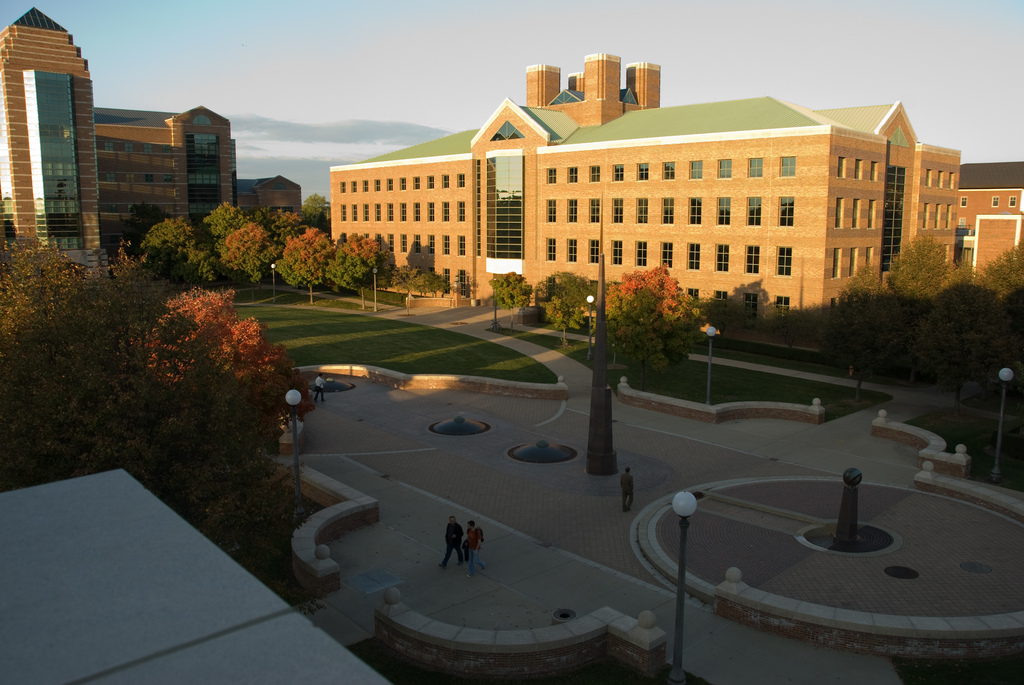
%> input picture MachineProblems/4 Robust_estimation_and_geometric_vision/Part3/Bonus/data/CSL.jpg, 1024 x 685 px
$ octave main.m   (GNU Octave 9; MATLAB toolbox functions it lacks are replaced by stand-ins)
%> lines starting %> are read from the running program, lines starting %| are printed output that depends on the picture
### Scale-space_blob_detection/BlobDetection.m
function BlobDetection(image, Sigma, ScaleStep, threshold, method, implementation, time)

%% HYPER PARAMETERS

    color = 'red';      % color of circles
    k=2^(0.5);              % Scaling Parameter
    batch = 7;              % Number of Neighbors
    showlevel = 1;          % Display plot for different levels


%% SPACE SCALE CREATION

    [h,w,channel]=size(image);

    % Original filter response
    Original_SS = zeros(h,w,ScaleStep);

    % Batch Maximum preprocessing (ordfilt2)
	NonMaxSup_SS = zeros(h,w,ScaleStep);

    %Filter responses after non-maximum suppression
	Best_SS = zeros(h,w,ScaleStep);

%% IMAGE FORMATING

    image = format_image(image,channel);
	if time
		tic
    end

%% BLOB ALGORITHM
    switch method
        case 'Up'
            for i=1:ScaleStep
                [NonMaxSup_SS(:,:,i),Original_SS(:,:,i)] = batch_max_preprocess(image,Sigma*k^(i-1),batch, implementation);

                if (~time)
                    visualization(NonMaxSup_SS(:,:,i),i,Sigma*k^(i-1))
                end
            end


        case 'Down'
            color = 'magenta';
            for i=1:ScaleStep

                [NonMaxSup_SS(:,:,i),Original_SS(:,:,i)] = image_py_preprocess(image,Sigma,batch,i,k, implementation);

                if (~time)
                    visualization(NonMaxSup_SS(:,:,i),i,Sigma)
                end

            end
        otherwise
            if (implementation == 1)
                return;
            end
            fprintf('Error, Incorrect method! Terminating!\n')
            exit;
    end

    if (implementation == 0)
        % Brute Force
        % Applying Non Max Best fit
        for i=1:h
            for j=1:w
                [value,indx]=max(NonMaxSup_SS(i,j,:));
                Best_SS(i,j,indx)=value;
            end
        end
        Best_SS = Best_SS .* (Best_SS == Original_SS);

    else

% [11 lines of commented-out code are left out]

    end

    % Get Circles From Best Fit
    [X,Y,R] = get_circles(Best_SS, threshold, Sigma, k);

    if time
        toc
    end

%% DISPLAY RESULTS

	imshow(image);
	truesize;

    if showlevel == 1

        color = {'red','magenta','cyan','green','blue','yellow'};
        val = {1,1.2,1.4,1.6,1.8,2};
        indx = discretize(R,6);
        for i=1:size(indx,1)
            line(X(i,:), Y(i,:), 'Color', color{indx(i)}, 'LineWidth', 1.5*val{indx(i)});
            hold on;
        end

    else

        line(X', Y', 'Color', color, 'LineWidth', 1.5);
    end

	title(sprintf('Blobs: %d , threshold: %0.3f , sigma: %0.1f , scale-space size: %d',size(X,1), threshold, Sigma, ScaleStep));
	fprintf('%d Blobs printed per ScaleStep', size(X,1));
end

### Scale-space_blob_detection/format_image.m
%% FUNCTION TO PERFORM BASIC FORMATING TO INPUT IMAGE
function [image] = format_image(image,channel)
% Grey Scale conversion
if channel==3
    image=rgb2gray(image);
end

% Normalization
image=double(image);
image=image/255;

### MachineProblems/Scale_Space_blob_detection/image_py_preprocess.m
%% FUNCTION TO PERFORM SCALING BY DOWN SAMPLING
function [mx, Filtered_img] = image_py_preprocess(image,sigma,batch,i,k, imp)

% Create Filter
if imp == 0
    filter  = createFilter(sigma, 'log');
else
    filter  = createFilter(sigma, 'gauss');
end

% Reduced image
image_temp = imresize(image, 1/k^(i-1), 'cubic');
temp = abs(imfilter(image_temp, filter{1},'same', 'replicate'));

% Filtered Image
Filtered_img = imresize(temp, size(image), 'cubic');

% Nonmax Image
mx = ordfilt2(Filtered_img,batch*batch,ones(batch));

### Scale-space_blob_detection/get_circles.m
%% FUNCTION TO RETURN STACK OF ALL CIRCLE PIXELS
function [X, Y, R] = get_circles(Best_SS, threshold, Sigma, k)
% Initialize pixels
X = [];
Y = [];
R = [];

% For each stride in the
for i=1:size(Best_SS,3)

    % Caluclate radius
    radius=2^0.5*Sigma*k^(i-1);

    % Threshold servival
    [indx1,indx2] = find(Best_SS(:,:,i)>=threshold);

    % Finding circle pixels
    if i==1
        [a,b,rad]=get_circle_pixel(indx2, indx1, radius);
        X=a;
        Y=b;
        R=rad;

    else
        [a,b,rad]=get_circle_pixel(indx2, indx1, radius);
        X = [X; a];
        Y = [Y; b];
        R = [R; rad];

    end

end

### Scale-space_blob_detection/get_circle_pixel.m
function [X,Y,R] = get_circle_pixel(cx, cy, rad)
%% DECOMPOSED THE FUNCTION - show_all_circles.m
% cx, cy: column vectors with x and y coordinates of circle centers
% rad: column vector with radii of circles.
% The sizes of cx, cy, and rad must all be the same

theta = 0:0.1:(2*pi+0.1);
cx1 = cx(:,ones(size(theta)));
cy1 = cy(:,ones(size(theta)));
rad1 = rad(:,ones(size(theta)));
theta = theta(ones(size(cx1,1),1),:);
X = cx1+cos(theta).*rad1;
Y = cy1+sin(theta).*rad1;
R = rad*ones(size(cx,1),1);

### Scale-space_blob_detection/createFilter.m
%% FUNCTION TO RETURN THE FILTER FOR GIVEN SIGMA
function [filter] = createFilter(sigma, type)

    % Currently supporting LoG Filter
    switch type

        case 'log'
            logScale = sigma;
            filterBank = cell(numel(logScale),1);
            idx = 0;

            for scale = logScale
                idx = idx + 1;
                filter{idx} = scale^2*fspecial('log', 2*ceil(scale*2.5)+1, scale);
            end

        case 'gauss'

            logScale = sigma;
            filterBank = cell(numel(logScale),1);
            idx = 0;

            for scale = logScale
                idx = idx + 1;
                filter{idx} = scale*fspecial('gaussian', 2*ceil(scale*2.5)+1, scale);
            end
    end

end

### MachineProblems/4 Robust_estimation_and_geometric_vision/Part3/Bonus/main.m
% Spring 2018 CS 543 Assignment 3
% Part 3
%% NAMAN SHUKLA

clear all;
clc;

%% PARAMETERS
root_path = 'data/';
image_name = 'CSL.jpg';
estimate = false;
display = true;
CSL   = [599,313,1,599,49,1];
Spike = [602,474,1,602,251,1];
Lamp  = [711,408,1,711,325,1];

%% IMAGE AND DATA INPUT
full_path = sprintf('%s%s', root_path, image_name);
image = imread(full_path);
%> image is the input picture: size 685x1024x3 uint8; mean R, G, B 101.3, 94.2, 78.9


%% Hyper parameters (if any)
Sigma = 2;                                      % User defined
ScaleStep = 12;                                 % User defined
threshold = 0.2;                              % Typically 0.00001 - 0.1
method = 'Down';                               % vals: 'Up', 'Down'
time = true;                                   % vals: true, false
implementation = 0;                            % vals: BruteForce=0, DoG=1 [NOT SUPPORT]

BlobDetection(image, Sigma, ScaleStep, threshold, method, implementation, time)
%> in format_image, `image=rgb2gray(image);`:
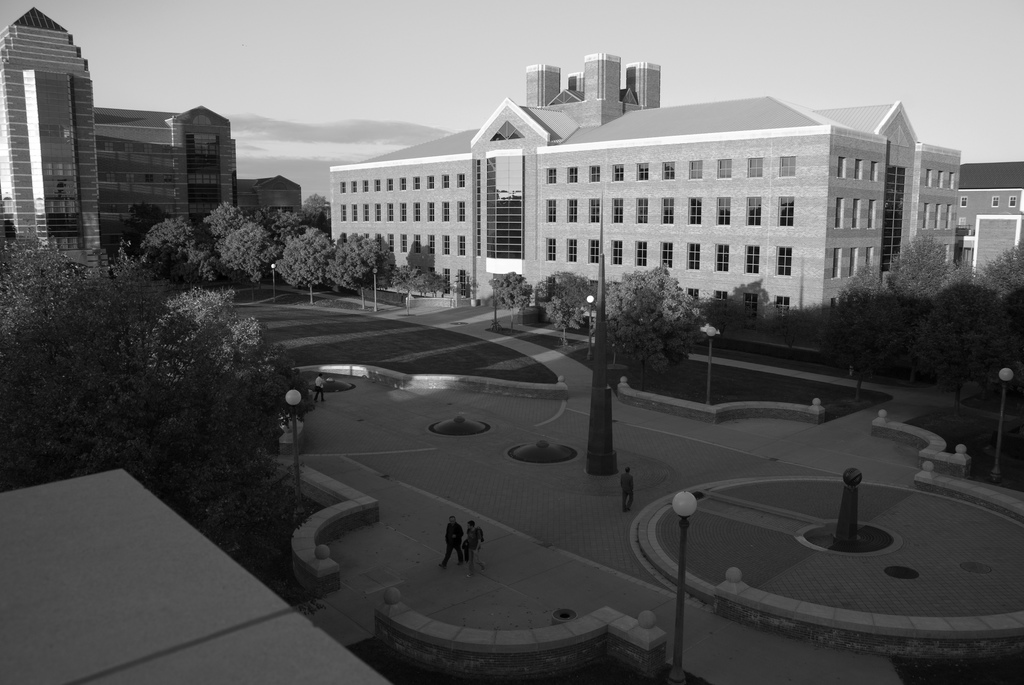
%> image: size 685x1024 uint8; min 0, max 255, mean 94.6
%> the loop in BlobDetection, `for i=1:ScaleStep` made 12 passes
%> pass 1, in image_py_preprocess, `mx = ordfilt2(Filtered_img,batch*batch,ones(batch));`:
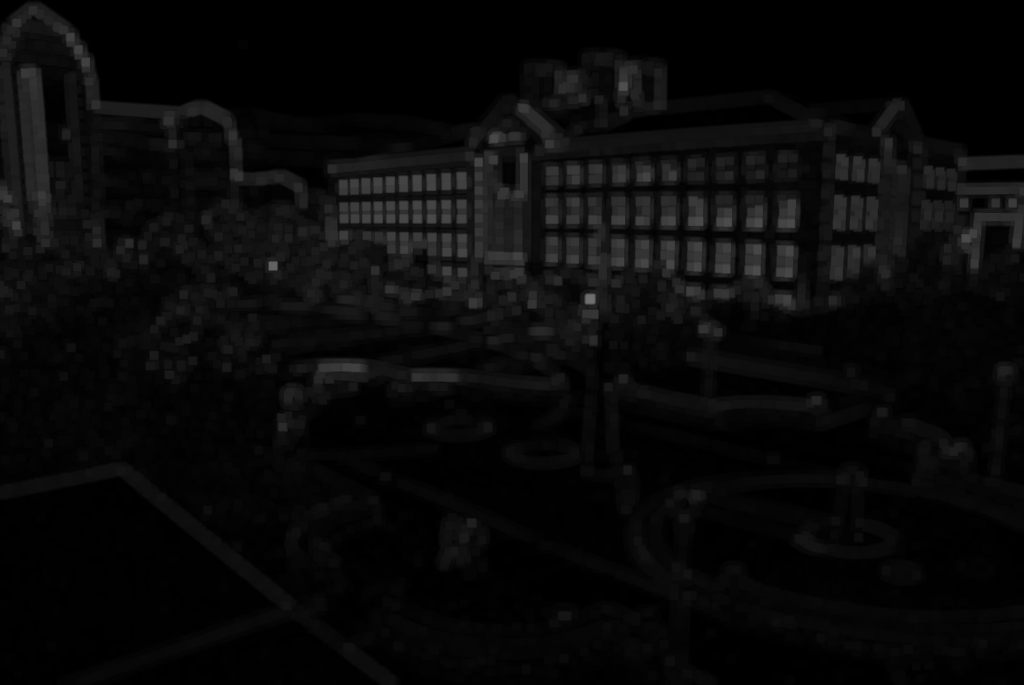
%> mx: size 685x1024 double; min 0.000364, max 0.438, mean 0.0379
%> the loop in get_circles, `for i=1:size(Best_SS,3)` made 12 passes
%> (radius, indx1, indx2, rad) on passes 6 to 9: (16, [244; 176; 175], [509; 979; 1024], [16; 16; 16]), (22.63, [157; 234], [253; 507], [22.63; 22.63]), (32, [141; 94], [206; 629], [32; 32]), (45.25, 154, 199, 45.25)
%> radius on passes 1, 2, 3, 4, 5, 10: 2.83, 4, 5.66, 8, 11.31, 64
%> pass 1, in get_circle_pixel, `cx1 = cx(:,ones(size(theta)));`:
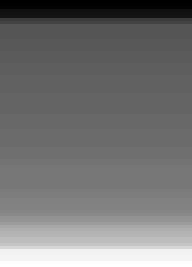
%> cx1: size 89x64 double (shown 3 times larger); min 4, max 1017, mean 468.2; drawn with min black and max white
%> pass 1, in get_circle_pixel, `cy1 = cy(:,ones(size(theta)));`:
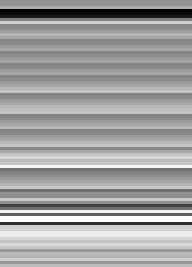
%> cy1: size 89x64 double (shown 3 times larger); min 38, max 315, mean 212.7; drawn with min black and max white
%> pass 1, in get_circle_pixel, `theta = theta(ones(size(cx1,1),1),:);`:
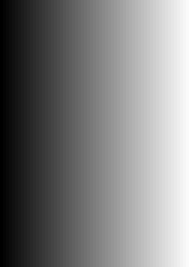
%> theta: size 89x64 double (shown 3 times larger); min 0, max 6.3, mean 3.15; drawn with min black and max white
%> after the loop in get_circles, `for i=1:size(Best_SS,3)`:
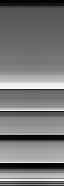
%> X: size 186x64 double; min 0.00692, max 1040, mean 489.3; drawn with min black and max white
%> after the loop in get_circles, `for i=1:size(Best_SS,3)`:
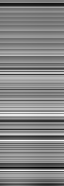
%> Y: size 186x64 double; min 7.69, max 405, mean 214.6; drawn with min black and max white
%> after the loop in get_circles, `for i=1:size(Best_SS,3)`: R = 186 values from 2.83 to 45.25
%> the loop in BlobDetection, `for i=1:size(indx,1)` made 7 passes
%> the run ends on the next line

$ run again, with MachineProblems/4 Robust_estimation_and_geometric_vision/Part3/Bonus/data/2.jpg copied over MachineProblems/4 Robust_estimation_and_geometric_vision/Part3/Bonus/data/CSL.jpg
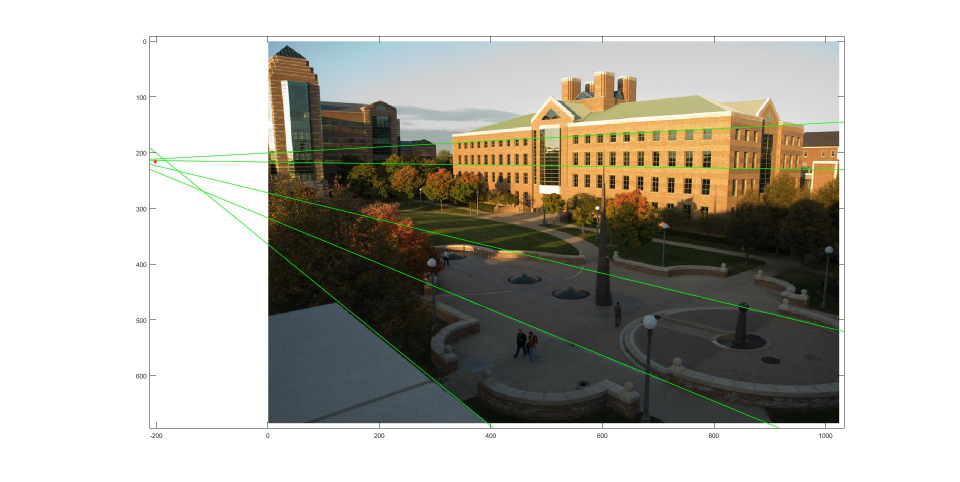
%> input picture MachineProblems/4 Robust_estimation_and_geometric_vision/Part3/Bonus/data/2.jpg, 1920 x 963 px (shown at 1/2 size)
%> image is the input picture: size 963x1920x3 uint8; mean R, G, B 181.2, 179.1, 170.9
%> the loop in get_circles, `for i=1:size(Best_SS,3)` made 12 passes
%> (indx1, indx2, rad) on passes 10 to 11: ([529; 576; 143; 795; 894; 894; 805; 449; 557; 515], [490; 582; 586; 586; 1095; 1540; 1630; 1633; 1636; 1727], [64; 64; 64; 64; 64; 64; 64; 64; 64; 64]), ([518; 546; 784; 790; 473; 786; 658; 547], [469; 601; 605; 995; 1610; 1610; 1746; 1747], [90.51; 90.51; 90.51; 90.51; 90.51; 90.51; 90.51; 90.51])
%> pass 1, in get_circle_pixel, `cy1 = cy(:,ones(size(theta)));`:
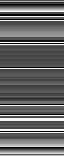
%> cy1: size 156x64 double; min 74, max 875, mean 394.6; drawn with min black and max white
%> after the loop in get_circles, `for i=1:size(Best_SS,3)`:
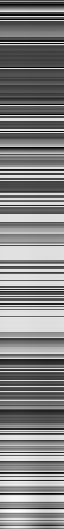
%> Y: size 529x64 double; min 71.17, max 958, mean 522.7; drawn with min black and max white
%> after the loop in get_circles, `for i=1:size(Best_SS,3)`: R = 529 values from 2.83 to 128
